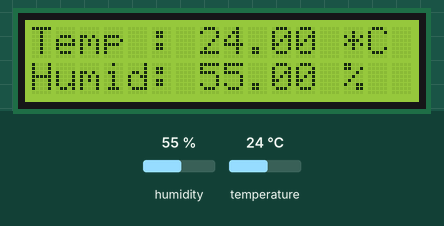
A sketch run on a simulated Arduino Uno, built with avr-gcc and run on an emulated ATmega328P. On the bench: 16×2 character LCD. The test bench sets the inputs (shaded band); at power-on: humidity 55 %, temperature 24 °C. What the sketch prints to the serial monitor is not drawn.

Above: at 1.2 s.
1.3 s: humidity set to 22 %
At 10.6 s:
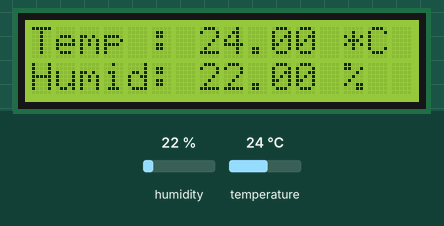
11.5 s: temperature set to 12 °C
At 21.0 s:
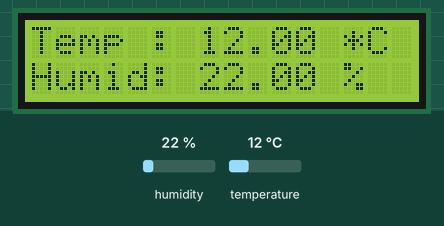
31.5 s: humidity set to 40 %
At 40.5 s:
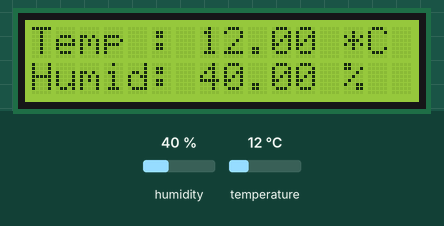
41.6 s: temperature set to 19 °C
At 50.9 s:
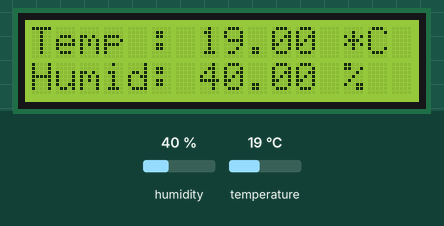
Timing chart, 0 to 52.4 s (numbered marks = the images above; inputs shaded):
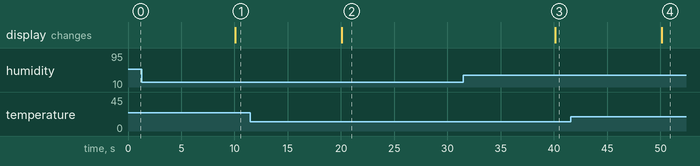

The sketch:

wheather_on_lcd_device.ino
```cpp
// (licence header left out)
#include <Adafruit_Sensor.h>
#include <DHT_U.h>
#include <LiquidCrystal.h>
#include "IRremote.h"

#define DHT11SENSOR DHT11
#define pinDH11 6
#define IR_PIN 11

uint32_t delayMS;

/*-----( Declare objects )-----*/
//create instance of weather sensor
DHT_Unified dht11(pinDH11, DHT11SENSOR);
//create instance of LCD
LiquidCrystal lcd(12,10,5,4,3,2);
// create instance of 'irrecv'
IRrecv irrecv(IR_PIN);

// give a string  based on IR code received
String translateIR(decode_results *results)
{
  switch(results->value)
  {
  case 0xFFA25D:
    return String("CH-");
  case 0xFF629D:
    return String("CH");
  case 0xFFE21D:
    return String("CH+");
  case 0xFF22DD:
    return String("PREV");
  case 0xFF02FD:
    return String("NEXT");
  case 0xFFC23D:
    return String("PLAY/PAUSE");
  case 0xFFE01F:
    return String("VOL-");
  case 0xFFA857:
    return String("VOL+");
  case 0xFF906F:
    return String("EQ");
  case 0xFF6897:
    return String("0");
  case 0xFF9867:
    return String("100+");
  case 0xFFB04F:
    return String("200+");
  case 0xFF30CF:
    return String("1");
  case 0xFF18E7:
    return String("2");
  case 0xFF7A85:
    return String("3");
  case 0xFF10EF:
    return String("4");
  case 0xFF38C7:
    return String("5");
  case 0xFF5AA5:
    return String("6");
  case 0xFF42BD:
    return String("7");
  case 0xFF4AB5:
    return String("8");
  case 0xFF52AD:
    return String("9");
  default:
    return String("other");
  }
} //END translateIR

void setup() {
  // put your setup code here, to run once:
  lcd.begin(16, 2);
  Serial.begin(9600);
  // Initialize device.
  dht11.begin();
  sensor_t sensor;
  // Set delay between sensor readings based on sensor details.
  delayMS = sensor.min_delay / 1000;
  // Start the IR receiver
  irrecv.enableIRIn();
}

void loop() {
  decode_results results;
  if (irrecv.decode(&results)) // have we received an IR signal?
  {
    Serial.print(translateIR(&results));
    irrecv.resume(); // receive the next value
  }
 // Get temperature event and print its value.
  sensors_event_t event;
  dht11.temperature().getEvent(&event);
  if (isnan(event.temperature)) {
    Serial.println("Error reading temperature!");
  }
  else {
    String temp= "Temp : " + String(event.temperature) + " *C";
    Serial.println(temp);
    lcd.setCursor(0,0);
    lcd.print(temp);
  }
  // Get humidity event and print its value.
  dht11.humidity().getEvent(&event);
  if (isnan(event.relative_humidity)) {
    Serial.println("Error reading humidity!");
  }
  else {
    String humid = "Humid: " + String(event.relative_humidity) + " %";
    Serial.println(humid);
    lcd.setCursor(0,1);
    lcd.print(humid);
  }
  delay(10000);
}
```

Measured:
- after the input at 1.3 s, the display: changes after 8.8 s (image 1)
- after the input at 11.5 s, the display: changes after 8.6 s (image 2)
- after the input at 31.5 s, the display: changes after 8.6 s (image 3)
- after the input at 41.6 s, the display: changes after 8.5 s (image 4)
